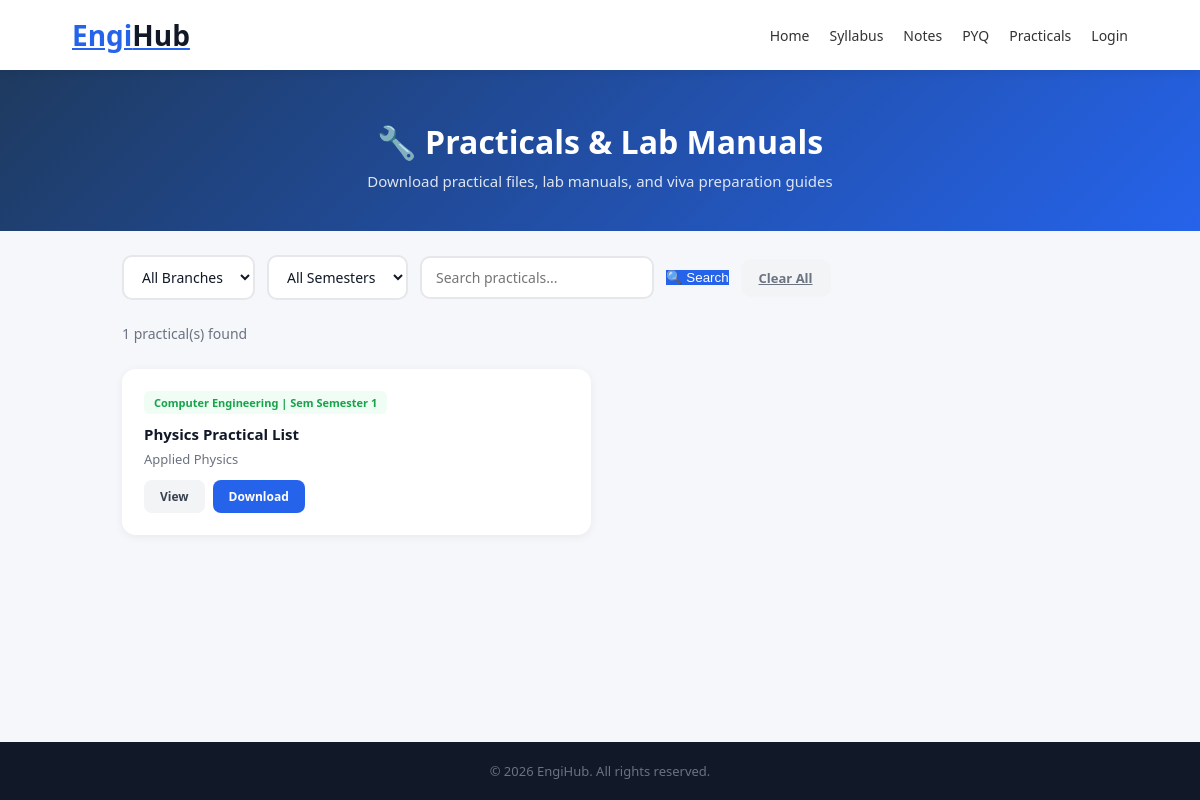
/practical.php, run on the app's committed database.
### tables this page shows
CREATE TABLE IF NOT EXISTS `practicals` (
  `id` int(11) NOT NULL AUTO_INCREMENT,
  `title` varchar(255) NOT NULL,
  `subject` varchar(100) DEFAULT NULL,
  `semester` varchar(20) NOT NULL,
  `branch` varchar(50) NOT NULL,
  `pdf_file` varchar(255) NOT NULL,
  `upload_date` timestamp NOT NULL DEFAULT current_timestamp(),
  PRIMARY KEY (`id`)
);

### practical.php (the view, shortened to what this page needs)
<?php
require_once 'db.php';
$semester = $_GET['semester'] ?? '';
$search = $_GET['search'] ?? '';
$query = "SELECT * FROM practicals WHERE 1=1";
$query .= " ORDER BY upload_date DESC";
$result = $conn->query($query);
?>
<!DOCTYPE html>
<html lang="en">
<head>
</head>
<body>
<nav class="navbar"><a href="index.html" class="logo">Engi<span>Hub</span></a><button class="menu-toggle" id="menuToggle">&#9776;</button><ul class="nav-links" id="navLinks"><li><a href="index.html">Home</a></li><li><a href="syllabus.html">Syllabus</a></li><li><a href="notes.php">Notes</a></li><li><a href="pyq.php">PYQ</a></li><li><a href="practical.php">Practicals</a></li><li><a href="login.php">Login</a></li></ul></nav>
<div class="hero"><h1>&#128295; Practicals &amp; Lab Manuals</h1><p>Download practical files, lab manuals, and viva preparation guides</p></div>
<div class="container">
    <form class="filters" method="GET" action="practical.php">
        <select name="branch"><option value="">All Branches</option></select>
        <select name="semester"><option value="">All Semesters</option><?php for($i=1;$i<=8;$i++):?><option value="<?php echo $i;?>" <?php if($semester==(string)$i)echo'selected';?>>Sem <?php echo $i;?></option><?php endfor;?></select>
        <input type="text" name="search" placeholder="Search practicals..." value="<?php echo htmlspecialchars($search); ?>">
        <button type="submit" class="btn-download" style="border:none;cursor:pointer">&#128269; Search</button>
        <a href="practical.php" class="clear-btn">Clear All</a>
    </form>
    <div class="results-count"><?php echo $result->num_rows; ?> practical(s) found</div>
    <div class="practicals-grid">
        <?php if ($result && $result->num_rows > 0): while ($row = $result->fetch_assoc()): ?>
            <div class="practical-card">
                <span class="tag"><?php echo htmlspecialchars($row['branch']); ?> | Sem <?php echo htmlspecialchars($row['semester']); ?></span>
                <h3><?php echo htmlspecialchars($row['title']); ?></h3>
                <div class="subject"><?php echo htmlspecialchars($row['subject'] ?? 'General'); ?></div>
                <div class="meta"><div class="actions"><a href="download.php?type=practicals&id=<?php echo $row['id'];?>" class="btn-view">View</a><a href="download.php?type=practicals&id=<?php echo $row['id'];?>" class="btn-download">Download</a></div></div>
            </div>
        <?php endwhile; else: ?><div class="empty">&#128221; No practicals found. Try different filters.</div><?php endif; ?>
    </div>
</div>
<footer class="footer"><p>&copy; 2026 EngiHub. All rights reserved.</p></footer>
</body></html>

### practical.php (style rules this page uses)
* { margin:0;padding:0;box-sizing:border-box }
body { font-family:'Segoe UI',Tahoma,Geneva,Verdana,sans-serif;background:#f5f7fb;color:#111827;min-height:100vh;display:flex;flex-direction:column }
.navbar { width:100%;height:70px;background:white;display:flex;align-items:center;justify-content:space-between;padding:0 6%;box-shadow:0 2px 10px rgba(0,0,0,.08);position:sticky;top:0;z-index:100 }
.logo { font-size:28px;font-weight:bold;color:#2563eb }
.logo span { color:#111827 }
.nav-links { display:flex;gap:20px;list-style:none;align-items:center }
.nav-links a { text-decoration:none;color:#333;font-weight:500;transition:color .2s;font-size:14px }
.hero { background:linear-gradient(135deg,#1e3a5f,#2563eb);color:white;padding:50px 6% 40px;text-align:center }
.hero h1 { font-size:32px;font-weight:800;margin-bottom:8px }
.hero p { font-size:15px;opacity:.85 }
.container { max-width:1100px;margin:0 auto;width:100%;padding:0 6% }
.filters { display:flex;gap:12px;flex-wrap:wrap;margin:24px 0;align-items:center }
.filters select,.filters input { padding:10px 14px;border:2px solid #e5e7eb;border-radius:10px;font-size:14px;font-family:inherit;background:white;color:#111827;outline:none }
.filters input[type=text] { min-width:220px }
.clear-btn { background:#f3f4f6;border:none;padding:10px 18px;border-radius:10px;font-size:13px;font-weight:600;color:#6b7280;cursor:pointer;font-family:inherit }
.results-count { font-size:14px;color:#6b7280;margin-bottom:16px }
.practicals-grid { display:grid;grid-template-columns:repeat(auto-fill,minmax(320px,1fr));gap:18px;padding:10px 0 40px }
.practical-card { background:white;border-radius:14px;padding:22px;box-shadow:0 2px 10px rgba(0,0,0,.06);transition:all .2s;display:flex;flex-direction:column }
.practical-card .tag { display:inline-block;background:#f0fdf4;color:#16a34a;padding:4px 10px;border-radius:6px;font-size:11px;font-weight:700;margin-bottom:10px;width:fit-content }
.practical-card h3 { font-size:15px;font-weight:700;color:#111827;margin-bottom:6px }
.practical-card .subject { font-size:13px;color:#6b7280;margin-bottom:12px }
.practical-card .meta { display:flex;justify-content:space-between;align-items:center;margin-top:auto }
.practical-card .actions { display:flex;gap:8px }
.practical-card .actions a { padding:8px 16px;border-radius:8px;text-decoration:none;font-size:12px;font-weight:600;transition:all .2s }
.btn-view { background:#f3f4f6;color:#374151 }
.btn-download { background:#2563eb;color:white }
.footer { background:#111827;color:white;padding:20px 6%;text-align:center;margin-top:auto }
.footer p { font-size:13px;color:#6b7280 }

### data on the page
practicals: branch "Computer Engineering", semester "Semester 1", title "Physics Practical List", subject "Applied Physics"

### other printed values
$result->num_rows "1"
